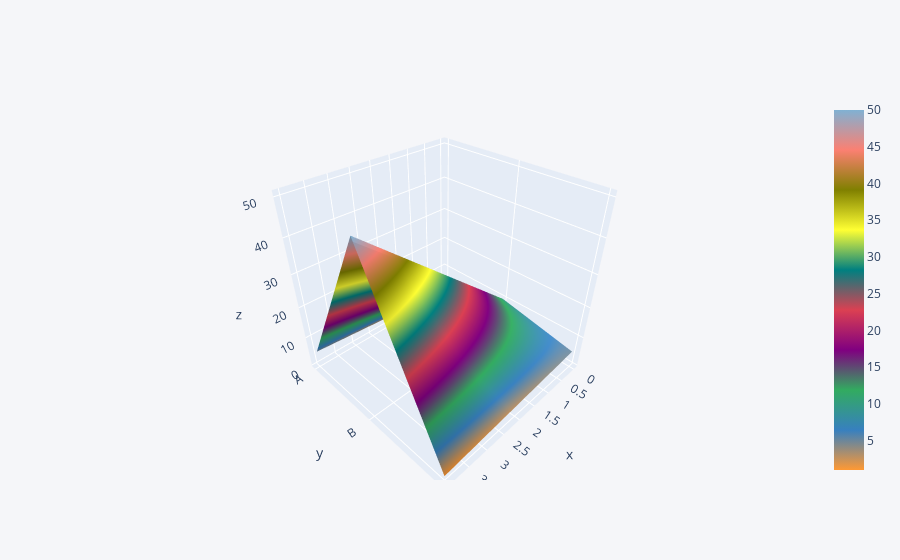

Notebook cell for this chart:
### Code cell
dff.iplot(kind = "surface", colorscale= "")

### Figure 1 — Plotly figure (JSON) as saved in the notebook; plotly's stock layout.template omitted (floating-point values rounded to 4 significant figures)
{"data": [{"colorscale": [[0, "rgb(255, 153, 51)"], [0.1111, "rgb(55, 128, 191)"], [0.2222, "rgb(50, 171, 96)"], [0.3333, "rgb(128, 0, 128)"], [0.4444, "rgb(219, 64, 82)"], [0.5556, "rgb(0, 128, 128)"], [0.6667, "rgb(255, 255, 51)"], [0.7778, "rgb(128, 128, 0)"], [0.8889, "rgb(251, 128, 114)"], [1, "rgb(128, 177, 211)"]], "type": "surface", "x": [0, 1, 2, 3, 4], "y": ["A", "B", "C"], "z": [[1, 2, 3, 4, 5], [10, 20, 30, 40, 50], [5, 4, 3, 2, 1]]}], "layout": {"legend": {"bgcolor": "#F5F6F9", "font": {"color": "#4D5663"}}, "paper_bgcolor": "#F5F6F9", "plot_bgcolor": "#F5F6F9", "title": {"font": {"color": "#4D5663"}}, "xaxis": {"gridcolor": "#E1E5ED", "showgrid": true, "tickfont": {"color": "#4D5663"}, "title": {"font": {"color": "#4D5663"}, "text": ""}, "zerolinecolor": "#E1E5ED"}, "yaxis": {"gridcolor": "#E1E5ED", "showgrid": true, "tickfont": {"color": "#4D5663"}, "title": {"font": {"color": "#4D5663"}, "text": ""}, "zerolinecolor": "#E1E5ED"}}}
